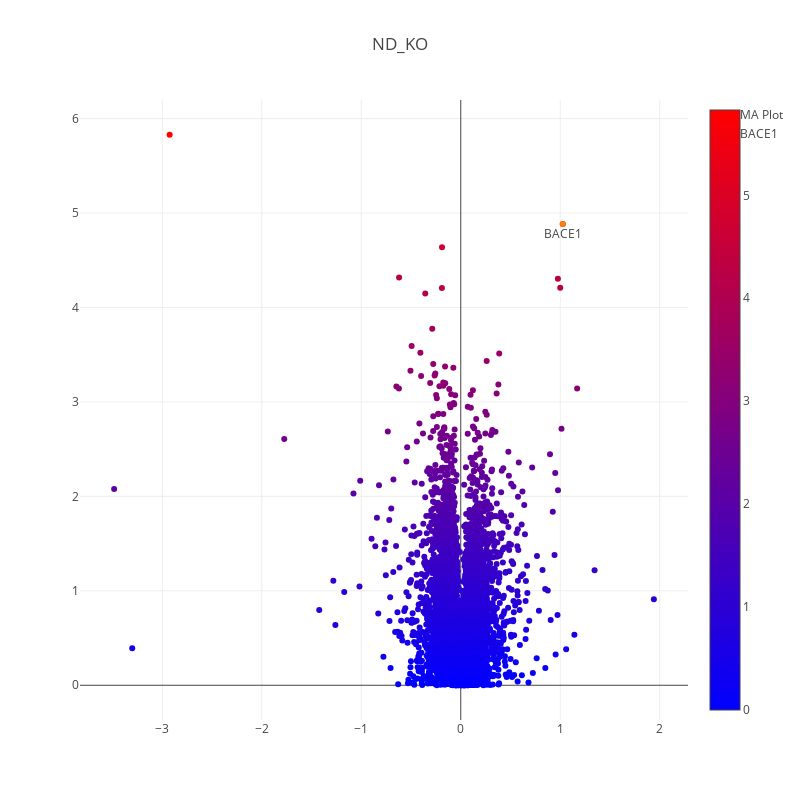

Notebook source saved alongside this figure:
### Code cell
#interactive plot
trace_1 = go.Scatter(
    x=hippo_df['log2_fc_{}'.format(tag)],
    y=hippo_df['log10_{}_pvalue'.format(tag)],
    mode='markers',
    name='MA Plot',
    text = [df.loc[i]['Fasta headers'].split('|')[2].split(';')[0].split(' ')[0] for i in hippo_df.index.values],
    hoverinfo = 'text',
    marker=dict(
        #size=16,
        color = hippo_df['log10_{}_pvalue'.format(tag)], #set color equal to a variable
        colorscale='Bluered',
        showscale=True
    )
)


annot_1 = go.Scatter(
    x=[hippo_df.loc[bace_index]['log2_fc_{}'.format(tag)]],
    y=[hippo_df.loc[bace_index]['log10_{}_pvalue'.format(tag)]],
    mode='markers+text',
    name='BACE1',
    text=['BACE1'],
    textposition='bottom center'
)
layout = dict(title=tag,
             width=800,
             height=800,
              
             )

fig = go.Figure(data=[trace_1,annot_1], 
                layout=layout)
iplot(fig, filename='test')

### Figure 1 — Plotly figure (JSON) as saved in the notebook; plotly's stock layout.template omitted (floating-point values rounded to 4 significant figures; data arrays with more than 128 entries replaced by an {"elided": "..."} marker saying what was removed)
{"data": [{"hoverinfo": "text", "marker": {"color": {"elided": "7347 float values"}, "colorscale": "Bluered", "showscale": true}, "mode": "markers", "name": "MA Plot", "text": {"elided": "7347 str values"}, "type": "scatter", "uid": "156a3ce8-e141-42da-989e-206cba1df82c", "x": {"elided": "7347 float values"}, "y": {"elided": "7347 float values"}}, {"mode": "markers+text", "name": "BACE1", "text": ["BACE1"], "textposition": "bottom center", "type": "scatter", "uid": "36b82c45-93e4-4330-9c58-b38e64a5a4de", "x": [1.025], "y": [4.884]}], "layout": {"height": 800, "title": {"text": "ND_KO"}, "width": 800}}
